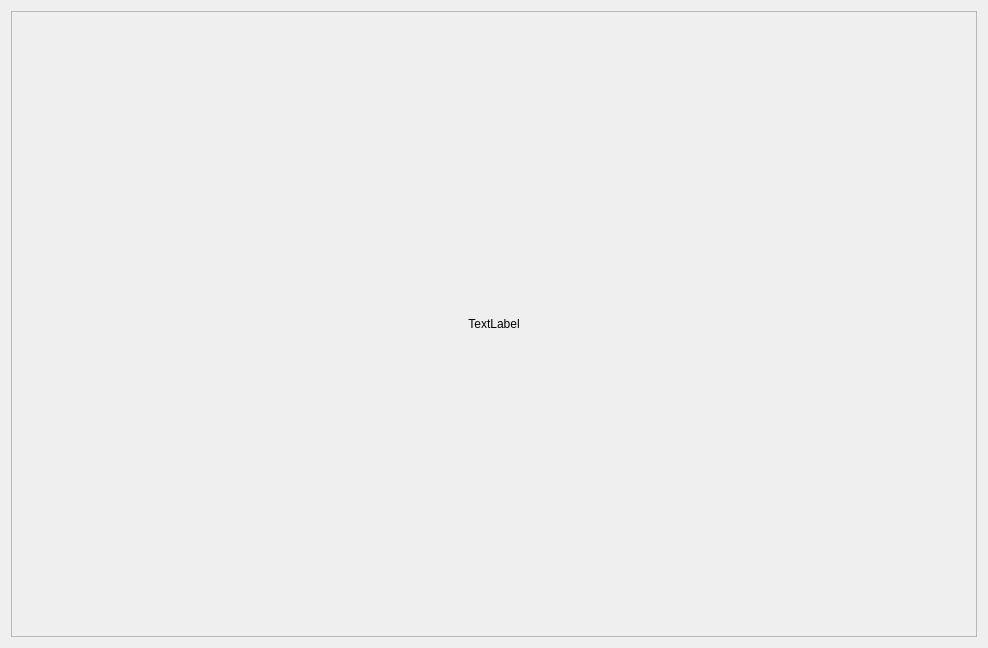
<?xml version="1.0" encoding="UTF-8"?>
<ui version="4.0">
 <class>Sketchclass</class>
 <widget class="QWidget" name="Sketchclass">
  <property name="geometry">
   <rect>
    <x>0</x>
    <y>0</y>
    <width>988</width>
    <height>648</height>
   </rect>
  </property>
  <property name="windowTitle">
   <string>Sketchclass</string>
  </property>
  <layout class="QGridLayout" name="gridLayout">
   <item row="0" column="0">
    <widget class="QScrollArea" name="scrollArea">
     <property name="widgetResizable">
      <bool>true</bool>
     </property>
     <widget class="QWidget" name="scrollAreaWidgetContents">
      <property name="geometry">
       <rect>
        <x>0</x>
        <y>0</y>
        <width>964</width>
        <height>624</height>
       </rect>
      </property>
      <layout class="QGridLayout" name="gridLayout_2">
       <item row="0" column="0">
        <widget class="QLabel" name="label">
         <property name="text">
          <string>TextLabel</string>
         </property>
         <property name="alignment">
          <set>Qt::AlignCenter</set>
         </property>
        </widget>
       </item>
      </layout>
     </widget>
    </widget>
   </item>
  </layout>
 </widget>
 <layoutdefault spacing="6" margin="11"/>
 <resources/>
 <connections/>
</ui>
